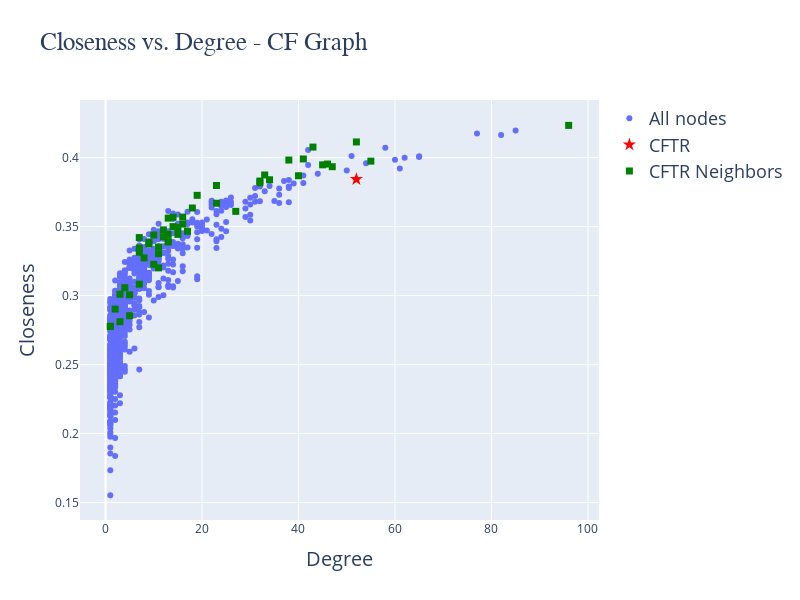

This figure's notebook cell:
### Code cell
fig = go.Figure(data=go.Scatter(x=degree,
                                y=closeness,
                                mode='markers',
                                hovertext=cf_connected_graph.vs["name"],
                                name="All nodes"))

fig.update_layout(title=dict(text='Closeness vs. Degree - CF Graph',font=dict(family="Arial",size=25)),
    xaxis_title=dict(text='Degree',font=dict(size=20)),
    yaxis_title=dict(text='Closeness',font=dict(size=20)),
    legend=dict(font=dict(size=18)),
    width=800,  # Width in pixels
    height=600,  # Height in pixels
)

# Highlight CFTR
fig.add_trace(go.Scatter(
    x=[cftr_degree],
    y=[cftr_closeness],
    mode='markers',
    name='CFTR',
    marker=dict(color='red', size=10, symbol='star'),
    hovertext=cf_centralities_measure.loc[cf_centralities_measure["UniprotID"] == cftr]["UniprotID"].values[0]
))

fig.add_trace(go.Scatter(
    x=cf_nei_degree,
    y=cf_nei_closeness,
    mode='markers',
    name='CFTR Neighbors',
    marker=dict(color='green', size=7, symbol='square'),
    hovertext=cf_neighbors
))

fig.show()

### Figure 1 — Plotly figure (JSON) as saved in the notebook; plotly's stock layout.template omitted (floating-point values rounded to 4 significant figures; data arrays with more than 128 entries replaced by an {"elided": "..."} marker saying what was removed)
{"data": [{"hovertext": {"elided": "813 str values"}, "mode": "markers", "name": "All nodes", "type": "scatter", "x": {"elided": "813 int values"}, "y": {"elided": "813 float values"}}, {"hovertext": "P13569", "marker": {"color": "red", "size": 10, "symbol": "star"}, "mode": "markers", "name": "CFTR", "type": "scatter", "x": [52], "y": [0.3843]}, {"hovertext": ["P07900", "P05787", "P04637", "P02545", "P31946", "O95433", "P55072", "P30153", "P38646", "P21980", "P14618", "O14745", "Q15185", "P04792", "P16615", "Q9UBN7", "P10809", "P15311", "Q9UKV5", "Q05086", "P98082", "P63104", "P05783", "P08670", "P63244", "P11021", "Q13501", "Q8N668", "Q99942", "P34932", "P60709", "P51572", "Q9Y3F4", "O00161", "Q9HD26", "P01023", "Q14694", "P46778", "P13987", "P06702", "P05109", "Q16643", "P04083", "O43852", "Q5XXA6", "Q9HBW0", "Q16623", "P04080", "Q5T2W1", "P29966", "O15554", "Q7LBE3"], "marker": {"color": "green", "size": 7, "symbol": "square"}, "mode": "markers", "name": "CFTR Neighbors", "type": "scatter", "x": [55, 13, 96, 45, 34, 7, 38, 18, 19, 12, 23, 10, 11, 46, 14, 32, 33, 14, 7, 16, 8, 41, 13, 47, 23, 52, 40, 16, 5, 32, 43, 15, 9, 7, 11, 27, 13, 13, 7, 15, 12, 17, 10, 9, 2, 3, 11, 4, 5, 3, 1, 1], "y": [0.3975, 0.339, 0.4234, 0.3947, 0.3839, 0.3344, 0.3982, 0.3635, 0.3726, 0.3426, 0.3798, 0.3226, 0.3303, 0.3953, 0.3568, 0.3818, 0.3874, 0.35, 0.3314, 0.3518, 0.3273, 0.399, 0.3561, 0.3934, 0.3669, 0.4113, 0.3869, 0.3569, 0.3005, 0.383, 0.4076, 0.3492, 0.3373, 0.3083, 0.3351, 0.361, 0.3389, 0.3444, 0.342, 0.3444, 0.3476, 0.3466, 0.3439, 0.3386, 0.2902, 0.2811, 0.3201, 0.3057, 0.2854, 0.301, 0.2777, 0.2777]}], "layout": {"height": 600, "legend": {"font": {"size": 18}}, "title": {"font": {"family": "Arial", "size": 25}, "text": "Closeness vs. Degree - CF Graph"}, "width": 800, "xaxis": {"title": {"font": {"size": 20}, "text": "Degree"}}, "yaxis": {"title": {"font": {"size": 20}, "text": "Closeness"}}}}
